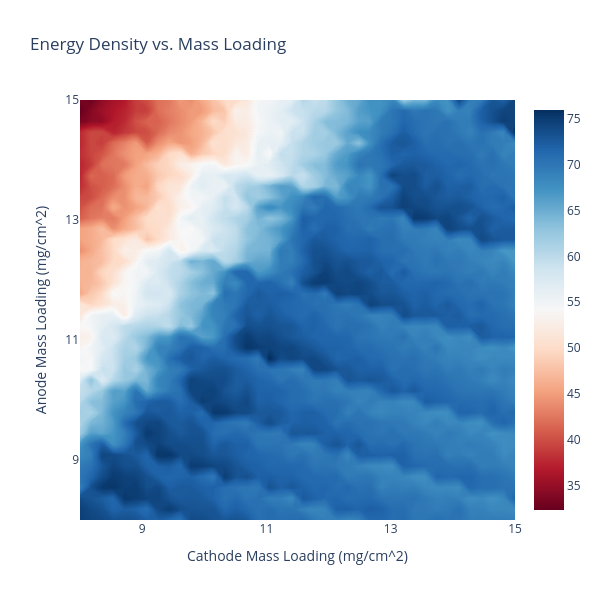

This figure's notebook cell:
### Code cell
# plot energy densities

plot_data = pd.DataFrame({
    'cathode_mass_loading': [c.stack.cathode.mass_loading for c in cells],
    'anode_mass_loading': [c.stack.anode.mass_loading for c in cells],
    'energy_density': [c.energy_density for c in cells]
})

fig = go.Figure()
fig.add_trace(go.Contour(x=plot_data['cathode_mass_loading'],
                         y=plot_data['anode_mass_loading'],
                         z=plot_data['energy_density'],
                         colorscale='rdbu',
                         ncontours=2000,
                         contours_showlines=False
                         )
              )
fig.update_layout(title='Energy Density vs. Mass Loading',
                  xaxis_title='Cathode Mass Loading (mg/cm^2)',
                  yaxis_title='Anode Mass Loading (mg/cm^2)',
                  xaxis=dict(tickmode='linear', tick0=5, dtick=2),
                  yaxis=dict(tickmode='linear', tick0=5, dtick=2),
                  width=600,
                  height=600
                  )
fig.show()

### Figure 1 — Plotly figure (JSON) as saved in the notebook; plotly's stock layout.template omitted (floating-point values rounded to 4 significant figures; data arrays with more than 128 entries replaced by an {"elided": "..."} marker saying what was removed)
{"data": [{"colorscale": [[0, "rgb(103,0,31)"], [0.1, "rgb(178,24,43)"], [0.2, "rgb(214,96,77)"], [0.3, "rgb(244,165,130)"], [0.4, "rgb(253,219,199)"], [0.5, "rgb(247,247,247)"], [0.6, "rgb(209,229,240)"], [0.7, "rgb(146,197,222)"], [0.8, "rgb(67,147,195)"], [0.9, "rgb(33,102,172)"], [1, "rgb(5,48,97)"]], "contours": {"showlines": false}, "ncontours": 2000, "type": "contour", "x": {"elided": "1600 float values"}, "y": {"elided": "1600 float values"}, "z": {"elided": "1600 float values"}}], "layout": {"height": 600, "title": {"text": "Energy Density vs. Mass Loading"}, "width": 600, "xaxis": {"dtick": 2, "tick0": 5, "tickmode": "linear", "title": {"text": "Cathode Mass Loading (mg/cm^2)"}}, "yaxis": {"dtick": 2, "tick0": 5, "tickmode": "linear", "title": {"text": "Anode Mass Loading (mg/cm^2)"}}}}
